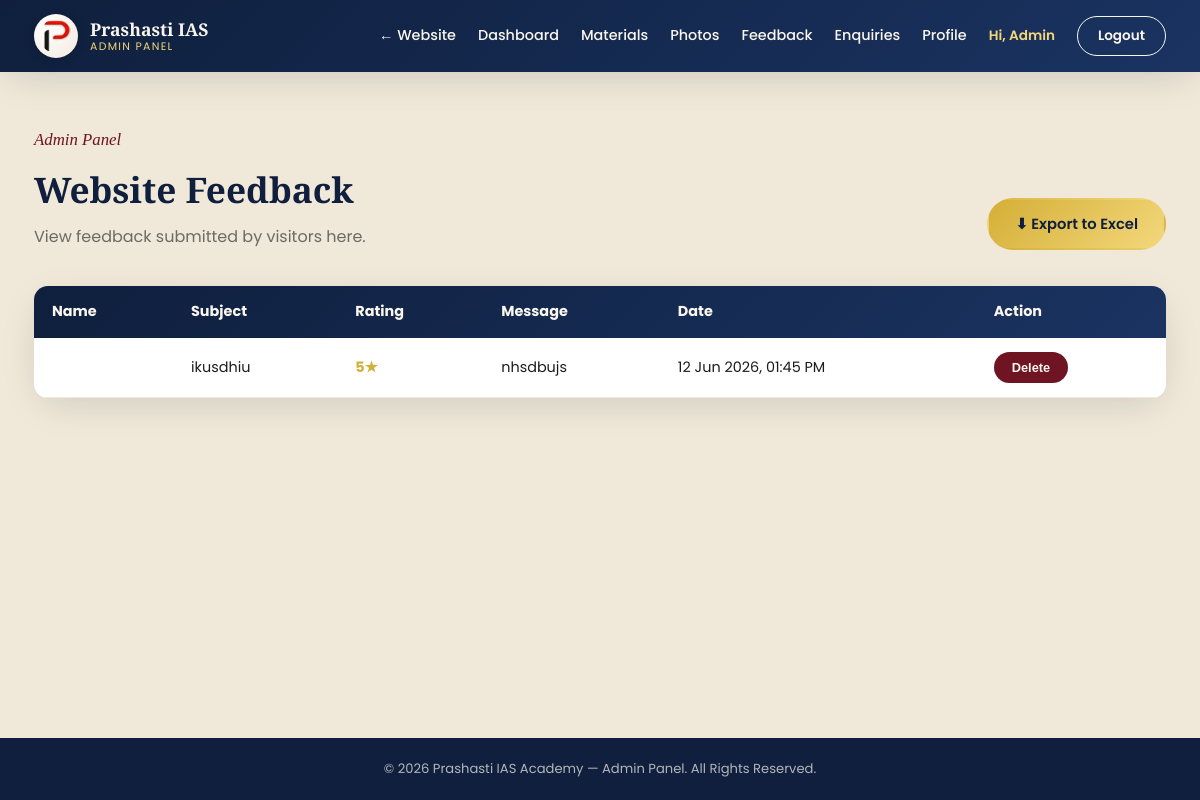
Page /admin/feedbacks (signed in) on the committed database.
### tables this page shows
CREATE TABLE user (
            id INTEGER PRIMARY KEY AUTOINCREMENT,
            name TEXT NOT NULL,
            email TEXT UNIQUE NOT NULL,
            phone TEXT,
            password_hash TEXT NOT NULL,
            is_admin INTEGER DEFAULT 0,
            course TEXT,
            created_at TEXT NOT NULL
        , batch TEXT, address TEXT, fees_status TEXT, notes TEXT);

CREATE TABLE feedback (
            id INTEGER PRIMARY KEY AUTOINCREMENT,
            user_id INTEGER NOT NULL,
            subject TEXT,
            message TEXT NOT NULL,
            rating INTEGER,
            created_at TEXT NOT NULL,
            FOREIGN KEY (user_id) REFERENCES user (id) ON DELETE CASCADE
        );

### app.py (the view)
@app.route('/admin/feedbacks')
@admin_required
def admin_feedbacks():
    db = get_db()
    feedbacks = db.execute('SELECT * FROM feedback ORDER BY created_at DESC').fetchall()
    return render_template('admin_feedbacks.html', feedbacks=feedbacks)

### app.py (called while the page is built)
def get_db():
    if 'db' not in g:
        g.db = sqlite3.connect(DB_PATH)
        g.db.row_factory = sqlite3.Row
        g.db.execute('PRAGMA foreign_keys = ON')
    return g.db

def parse_dt(value):
    return datetime.fromisoformat(value)

def admin_required(f):
    @wraps(f)
    def decorated(*args, **kwargs):
        if 'user_id' not in session:
            flash('Please log in to continue.', 'error')
            return redirect(url_for('login'))
        db = get_db()
        user = db.execute('SELECT * FROM user WHERE id = ?', (session['user_id'],)).fetchone()
        if not user or not user['is_admin']:
            abort(403)
        return f(*args, **kwargs)
    return decorated

@app.context_processor
def inject_user():
    user = None
    if 'user_id' in session:
        db = get_db()
        row = db.execute('SELECT * FROM user WHERE id = ?', (session['user_id'],)).fetchone()
        if row:
            user = dict(row)
    return dict(current_user=user)

@app.template_filter('fmtdate')
def fmtdate(value, fmt='%d %b %Y, %I:%M %p'):
    try:
        return parse_dt(value).strftime(fmt)
    except (ValueError, TypeError):
        return value

### templates/admin_feedbacks.html (shortened to what this page needs)
{% extends "base.html" %}
{% block content %}
<div class="page-head" style="display:flex; justify-content:space-between; align-items:flex-end; flex-wrap:wrap; gap:16px;">
  <div>
    <p class="eyebrow">Admin Panel</p>
    <h1>Website Feedback</h1>
    <p>View feedback submitted by visitors here.</p>
  </div>
  <a href="{{ url_for('export_feedbacks') }}" class="btn btn-primary">⬇ Export to Excel</a>
</div>
<div class="admin-table-wrap">
  <div class="table-wrap-scroll">
    <table>
      <thead>
        <tr>
          <th>Name</th>
          <th>Subject</th>
          <th>Rating</th>
          <th>Message</th>
          <th>Date</th>
          <th>Action</th>
        </tr>
      </thead>
      <tbody>
        {% for fb in feedbacks %}
          <tr>
            <td><strong>{{ fb.name }}</strong></td>
            <td>{{ fb.subject or 'General' }}</td>
            <td><span class="fb-rating">{{ fb.rating or '-' }}★</span></td>
            <td>{{ fb.message }}</td>
            <td>{{ fb.created_at | fmtdate }}</td>
            <td>
              <form method="POST" action="{{ url_for('delete_feedback', feedback_id=fb.id) }}" class="confirm-delete" style="display:inline;">
                <button type="submit" class="btn btn-danger" style="padding: 6px 16px; font-size:0.8rem;">Delete</button>
              </form>
            </td>
          </tr>
        {% else %}
          <tr><td colspan="6" style="text-align:center; color: var(--color-muted);">No feedback received yet.</td></tr>
        {% endfor %}
      </tbody>
    </table>
  </div>
</div>
{% endblock %}

### templates/base.html (shortened to what this page needs)
<!DOCTYPE html>
<html lang="en">
<head>
<link rel="stylesheet" href="{{ url_for('static', filename='css/portal.css') }}">
</head>
<body>
<header class="portal-navbar">
  <div class="container nav-inner">
    <a href="{{ url_for('home') }}" class="logo">
      <img src="{{ url_for('static', filename='images/logo.png') }}" alt="Prashasti IAS Academy" class="logo-mark-img">
      <div class="logo-text">
        <span class="logo-title">Prashasti IAS</span>
        <span class="logo-sub">Admin Panel</span>
      </div>
    </a>
    <nav class="nav-links">
      <a href="{{ url_for('home') }}">&larr; Website</a>
      {% if current_user %}
        <a href="{{ url_for('admin_dashboard') }}">Dashboard</a>
        <a href="{{ url_for('admin_materials') }}">Materials</a>
        <a href="{{ url_for('admin_photos') }}">Photos</a>
        <a href="{{ url_for('admin_feedbacks') }}">Feedback</a>
        <a href="{{ url_for('admin_enquiries') }}">Enquiries</a>
        <a href="{{ url_for('profile') }}">Profile</a>
        <span class="nav-user">Hi, {{ current_user.name.split(' ')[0] }}</span>
        <a href="{{ url_for('logout') }}" class="btn btn-outline-sm">Logout</a>
      {% else %}
        <a href="{{ url_for('login') }}" class="btn btn-primary-sm">Admin Login</a>
      {% endif %}
    </nav>
  </div>
</header>
<main class="portal-main">
  <div class="container">
    {% block content %}{% endblock %}
  </div>
</main>
<footer class="portal-footer">
  <p>&copy; 2026 Prashasti IAS Academy &mdash; Admin Panel. All Rights Reserved.</p>
</footer>
</body>
</html>

### static/css/portal.css (style rules this page uses)
:root { --color-navy: #0f1f3d; --color-navy-light: #1a3361; --color-maroon: #6e1423; --color-gold: #d4af37; --color-gold-light: #f3d77b; --color-cream: #faf6ee; --color-cream-dark: #f0e8d8; --color-ink: #1c1c1c; --color-muted: #6b6a66; --font-display: 'Playfair Display', serif; --font-body: 'Poppins', sans-serif; --font-accent: 'Cormorant Garamond', serif; --container: 1180px; --radius: 14px; --shadow-soft: 0 10px 40px -10px rgba(15,31,61,0.18); --transition: 0.3s cubic-bezier(.22,.61,.36,1); }
* { margin:0;padding:0;box-sizing:border-box; }
body { font-family: var(--font-body); color: var(--color-ink); background: var(--color-cream-dark); line-height: 1.65; min-height:100vh; display:flex; flex-direction:column; }
.container { max-width: var(--container); margin: 0 auto; padding: 0 24px; }
a { text-decoration:none; color:inherit; }
.btn { display:inline-flex; align-items:center; justify-content:center; gap:8px; padding: 12px 26px; border-radius: 999px; font-weight:600; font-size: 0.92rem; border: 2px solid transparent; cursor:pointer; transition: var(--transition); }
.btn-primary { background: linear-gradient(135deg, var(--color-gold), var(--color-gold-light)); color: var(--color-navy); }
.btn-outline-sm { padding: 8px 20px; border-radius: 999px; border: 1.5px solid var(--color-cream); color: var(--color-cream); font-weight:600; font-size: 0.85rem; transition: var(--transition); }
.btn-danger { background: var(--color-maroon); color: var(--color-cream); }
.portal-navbar { background: linear-gradient(135deg, var(--color-navy), var(--color-navy-light)); color: var(--color-cream); position: sticky; top:0; z-index:100; box-shadow: var(--shadow-soft); }
.nav-inner { display:flex; align-items:center; justify-content:space-between; padding: 14px 24px; gap: 20px; flex-wrap:wrap; }
.logo { display:flex; align-items:center; gap:12px; text-decoration:none; }
.logo-mark-img { width:44px; height:44px; object-fit:contain; flex-shrink:0; padding:5px; border-radius:50%; background: radial-gradient(circle at 30% 30%, #ffffff, #f2e9de); box-shadow: 0 2px 10px rgba(0,0,0,0.18); transition: transform 0.25s ease; }
.logo-text { display:flex; flex-direction:column; line-height:1.2; }
.logo-title { font-family: var(--font-display); font-weight:700; font-size: 1.1rem; }
.logo-sub { font-size: 0.68rem; letter-spacing:0.12em; text-transform:uppercase; color: var(--color-gold-light); }
.nav-links { display:flex; align-items:center; gap: 22px; font-size: 0.9rem; font-weight:500; }
.nav-user { color: var(--color-gold-light); font-size: 0.85rem; font-weight:600; }
.portal-main { flex:1; padding: 48px 0 64px; }
.page-head { margin-bottom: 36px; }
.page-head .eyebrow { font-family: var(--font-accent); font-style:italic; color: var(--color-maroon); font-size: 1.05rem; margin-bottom: 6px; }
.page-head h1 { font-family: var(--font-display); font-size: clamp(1.6rem, 4vw, 2.2rem); color: var(--color-navy); }
.page-head p { color: var(--color-muted); margin-top: 6px; }
.fb-rating { color: var(--color-gold); font-weight:700; }
.admin-table-wrap { background:#fff; border-radius: var(--radius); overflow:hidden; box-shadow: var(--shadow-soft); }
table { width:100%; border-collapse: collapse; font-size:0.9rem; }
thead { background: linear-gradient(135deg, var(--color-navy), var(--color-navy-light)); color: var(--color-cream); }
th, td { padding: 14px 18px; text-align:left; }
tbody tr { border-bottom: 1px solid var(--color-cream-dark); }
.table-wrap-scroll { overflow-x:auto; }
.portal-footer { text-align:center; padding: 20px; background: var(--color-navy); color: rgba(250,246,238,0.7); font-size: 0.82rem; }

### rows in the picture
user: name "Admin"
feedback: subject "ikusdhiu", rating "5", message "nhsdbujs", created_at|fmtdate "12 Jun 2026, 01:45 PM"
